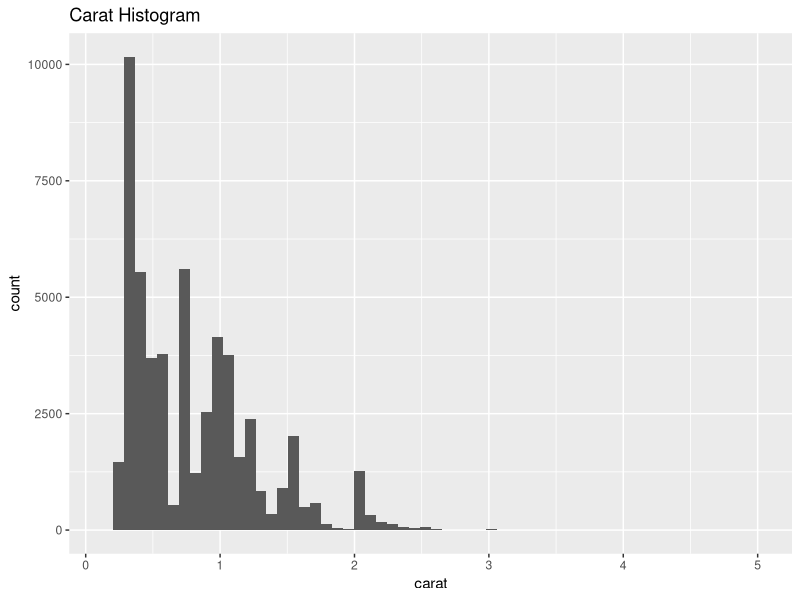
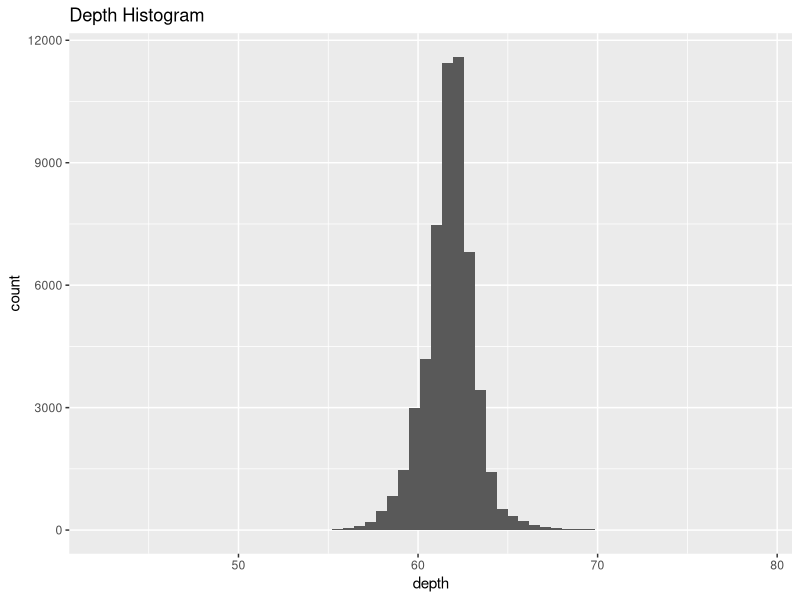
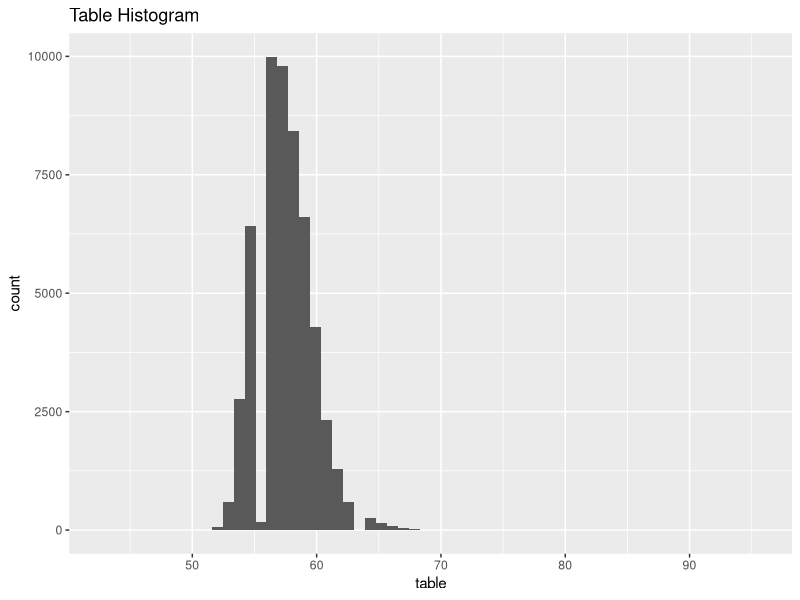
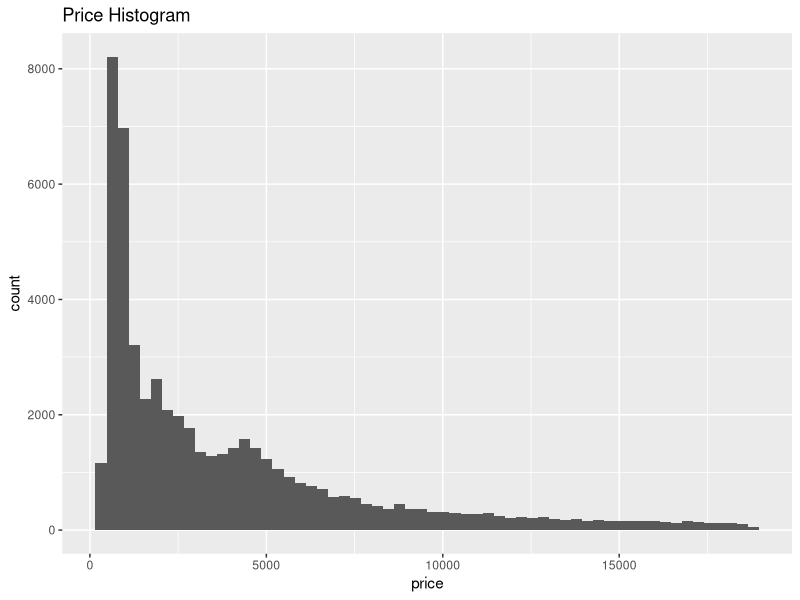
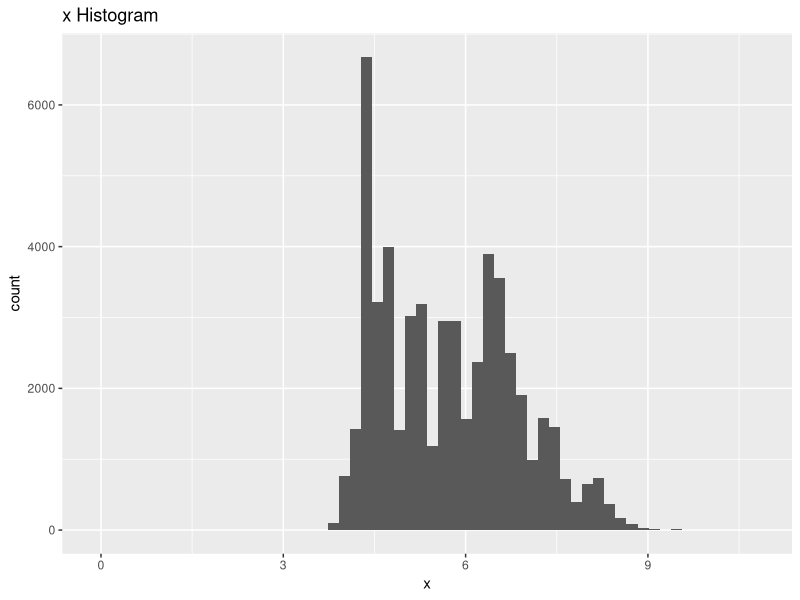
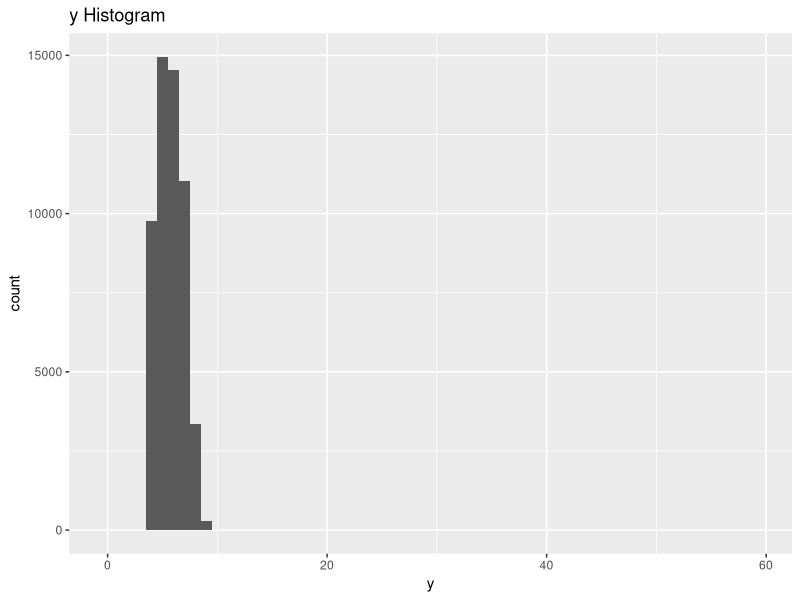
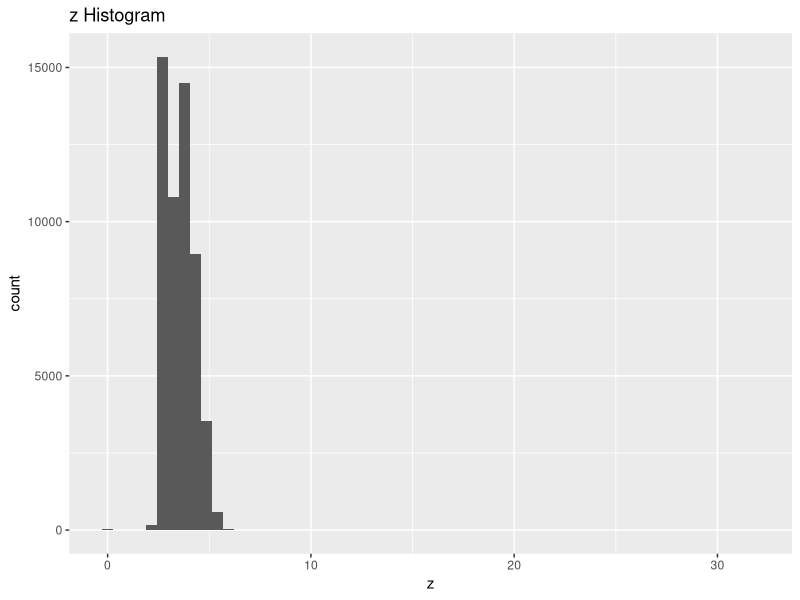
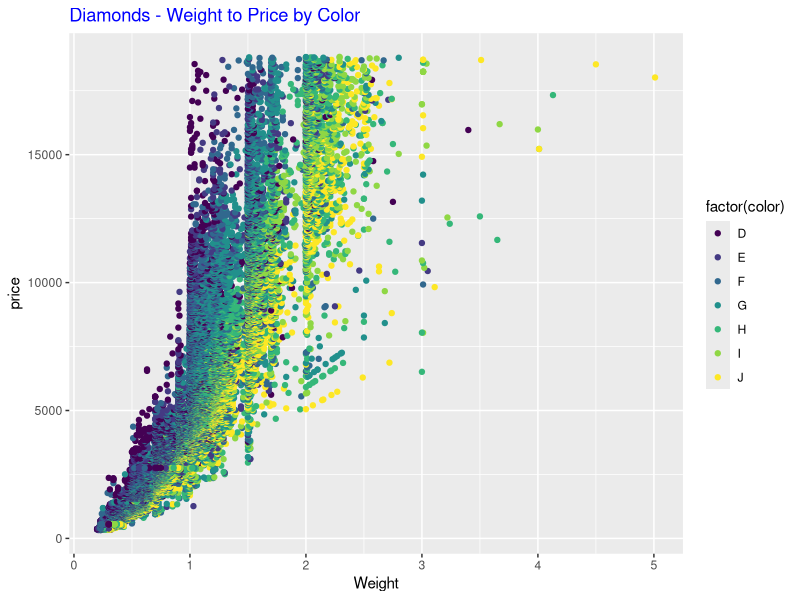

Generate these figures, in order, with R:
## ---- chunk 1
require(ggplot2)
#1 	Create a histogram for every numeric column	in the diamonds	dataset
ggplot(diamonds,aes(carat))+geom_histogram(bins = 60)+ggtitle("Carat Histogram")
#apply ggplot to the numeric column 'carat' of data set "diamonds". using geom_histogram to create histogram and add details about the histogrm behind by '+'

ggplot(diamonds,aes(depth))+geom_histogram(bins = 60)+ggtitle("Depth Histogram")
#apply ggplot to the numeric column 'depth' of data set "diamonds". using geom_histogram to create histogram and add details about the histogrm behind by '+'

ggplot(diamonds,aes(table))+geom_histogram(bins = 60)+ggtitle("Table Histogram")
#apply ggplot to the numeric column 'table' of data set "diamonds". using geom_histogram to create histogram and add details about the histogrm behind by '+'

ggplot(diamonds,aes(price))+geom_histogram(bins = 60)+ggtitle("Price Histogram")
#apply ggplot to the numeric column 'price' of data set "diamonds". using geom_histogram to create histogram and add details about the histogrm behind by '+'

ggplot(diamonds,aes(x))+geom_histogram(bins = 60)+ggtitle("x Histogram")
#apply ggplot to the numeric column 'x' of data set "diamonds". using geom_histogram to create histogram and add details about the histogrm behind by '+'

ggplot(diamonds,aes(y))+geom_histogram(bins = 60)+ggtitle("y Histogram")
#apply ggplot to the numeric column 'y' of data set "diamonds". using geom_histogram to create histogram and add details about the histogrm behind by '+'

ggplot(diamonds,aes(z))+geom_histogram(bins = 60)+ggtitle("z Histogram")
#apply ggplot to the numeric column 'z' of data set "diamonds". using geom_histogram to create histogram and add details about the histogrm behind by '+'

#Comments: This way works but I suggest one better clear idea. You can first filter out the numeric variables of the data sets and then design a loop to generate the graphs.

#2 Create a simple scatter plot of Weight and Price using Color as a facet.
ggplot(diamonds, aes(x = carat, y = price, colour = factor(color))) + geom_point()+xlab("Weight")+labs(title="Diamonds - Weight to Price by Color")+theme(plot.title = element_text(colour = "blue"))
#apply ggplot to the data set "diamonds". set x-axis be the data of carat and y-axis be the data of price by 'aes' function to create the list of unevaluated expression,and for scatter plot we use'geom_point'.finally add all details behind about the label,title and color by function 'lab' ond 'theme'.

#3Remove the non-linearity and replot
ggplot(diamonds, aes(x=log(carat), y=log(price), colour = factor(color)))+ geom_point()+xlab("Weight")+ylab("Price")+labs(title="Diamonds - Weight to Price (Linear)")+theme(plot.title = element_text(colour = "blue"))
#apply ggplot to the data set "diamonds". set x-axis be the log of carat and y-axis be the log of price in order to remove the non-linearity.using'aes' function to create the list of unevaluated expression,and for scatter plot we use'geom_point'.finally add all details behind about the label,title and color by function 'lab' ond 'theme'.

#4Remove the linear trend (create a linear model and use the transformed weight on the x-axis and the residuals on the y-axis)
ggplot(diamonds, aes(x=log(carat), y=resid(lm(log(price)~log(carat), data = diamonds)), colour = factor(color)))+geom_point()+xlab("Weight")+ylab("Price Residuals")+labs(title="Diamonds - Weight to Price (Linear)")+theme(plot.title = element_text(colour = "blue"))+theme(legend.position="top")
#apply ggplot to the data set "diamonds".still set x-axis be the log of carat. This time,use lm to fit the linear models based on the the log(price) to the log(carat),then apply function 'resid' to extracts model residuals. set the y-axis be the new variable.and for scatter plot we use'geom_point'.finally add all details behind about the label,title and color by function 'lab' ond 'theme'.
